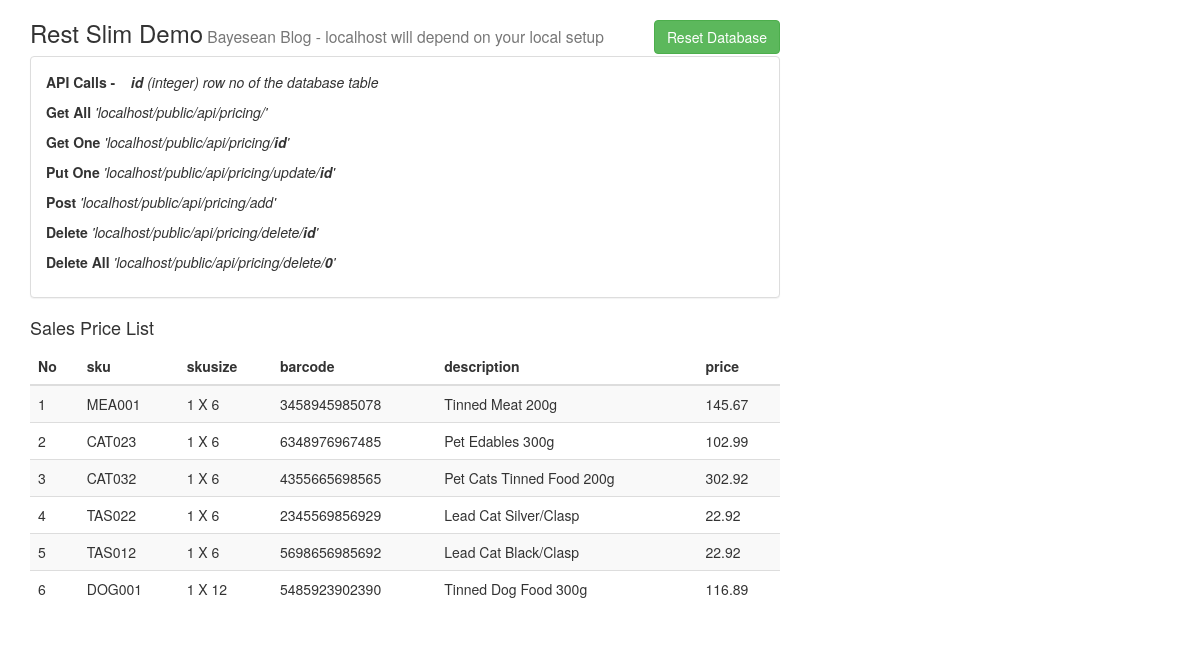
The page /view.php on the database its author committed.
### tables this page shows
CREATE TABLE `pricelist` (
  `id` int(11) NOT NULL,
  `sku` varchar(20) DEFAULT NULL,
  `skusize` varchar(20) DEFAULT NULL,
  `barcode` varchar(25) DEFAULT NULL,
  `description` varchar(100) DEFAULT NULL,
  `price` float(30,2) DEFAULT NULL
);

### public/view.php (the view, shortened to what this page needs)
<!DOCTYPE html>
<html lang="en">
<head>
    <link   href="../dist/css/bootstrap.min.css" rel="stylesheet">
</head>
<body>
    <div class="container">
    		<div class="row">
    		<div class="col-xs-8 col-sm-8 col-md-8 col-lg-8">
    			<h3>Rest Slim Demo<small> Bayesean Blog - localhost will depend on your local setup</small><span style="float:right"><a href="resetdb.php"  class="btn btn-success">Reset Database</a></span></h3>
<div class="panel panel-default">
<div class="panel-body">
<p><strong> API Calls - </strong><em> <strong>&nbsp;&nbsp; id </strong>(integer)  row no of the database table </em> </p>
<p><strong> Get All  </strong> <em>'localhost/public/api/pricing/'</em> </p>
<p><strong> Get One</strong><em>  'localhost/public/api/pricing/<strong>id</strong>'</em> </p>
<p><strong> Put One </strong><em> 'localhost/public/api/pricing/update/<strong>id</strong>'</em> </p>
<p> <strong>Post </strong><em> 'localhost/public/api/pricing/add'</em> </p>
<p> <strong>Delete </strong><em>'localhost/public/api/pricing/delete/<strong>id</strong>'</em>
</p>
<p> <strong>Delete All </strong><em>'localhost/public/api/pricing/delete/<strong>0</strong>'</em></p>
</div>
</div>
			<h4>Sales Price List </h4>
						<table class="table table-striped">
		              <thead>
		                <tr>
		                  <th>No</th>
		                  <th>sku</th>
		                  <th>skusize</th>
		                  <th>barcode</th>
		                  <th>description</th>
		                  <th>price</th>
		                </tr>
		              </thead>
		              <tbody>
		              <?php
				      	$pdo = Database::connect();
					   $sql = 'SELECT * FROM pricelist ORDER BY id ASC';
	 				   foreach (  $pdo->query($sql) as $row) {
						   		echo '<tr>';
							    echo '<td>'. $row['id'] . '</td>';
							   	echo '<td>'. $row['sku'] . '</td>';
							   	echo '<td>'. $row['skusize'] . '</td>';
							   	echo '<td>'. $row['barcode'] . '</td>';
							  	echo '<td>'. $row['description'] . '</td>';
                            	echo '<td>'. $row['price'] . '</td>';
						  	echo '</tr>';
					   }
					   				  ?>
				      </tbody>
	            </table>
    	</div>
    	</div>
    	</div>
  </body>
</html>

### rows shown on the page
pricelist: id "1", sku "MEA001", skusize "1 X 6", barcode "3458945985078", description "Tinned Meat 200g", price "145.67"
pricelist: id "2", sku "CAT023", skusize "1 X 6", barcode "6348976967485", description "Pet Edables 300g", price "102.99"
pricelist: id "3", sku "CAT032", skusize "1 X 6", barcode "4355665698565", description "Pet Cats Tinned Food 200g", price "302.92"
pricelist: id "4", sku "TAS022", skusize "1 X 6", barcode "2345569856929", description "Lead Cat Silver/Clasp", price "22.92"
pricelist: id "5", sku "TAS012", skusize "1 X 6", barcode "5698656985692", description "Lead Cat Black/Clasp", price "22.92"
pricelist: id "6", sku "DOG001", skusize "1 X 12", barcode "5485923902390", description "Tinned Dog Food 300g", price "116.89"
